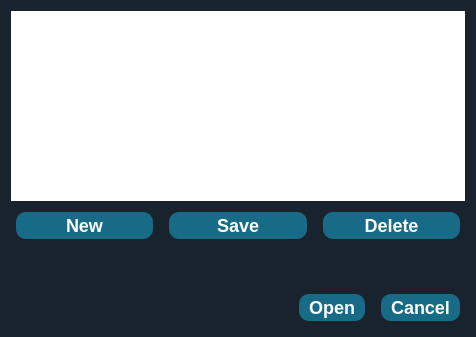
<?xml version="1.0" encoding="UTF-8"?>
<ui version="4.0">
 <class>Dialog</class>
 <widget class="QDialog" name="Dialog">
  <property name="geometry">
   <rect>
    <x>0</x>
    <y>0</y>
    <width>476</width>
    <height>337</height>
   </rect>
  </property>
  <property name="windowTitle">
   <string>Dialog</string>
  </property>
  <property name="styleSheet">
   <string notr="true">QWidget {
  background-color: #19232D;
  border: 0px solid #455364;
  padding: 0px;
  color: white;
  selection-background-color: #346792;
  selection-color: #E0E1E3;
	font-family : Ubuntu;
font-size: 18px;
font-weight: bold;
}

QWidget:disabled {
  background-color: #19232D;
  color: #9DA9B5;
  selection-background-color: #26486B;
  selection-color: #9DA9B5;
}

QWidget::item:selected {
  background-color: #176B87;
}

QWidget::item:hover:!selected {
  background-color: rgba(23, 107, 135,50%);
}

QMainWindow::separator {
  background-color: #455364;
  border: 0px solid #19232D;
  spacing: 0px;
  padding: 2px;
}

QMainWindow::separator:hover {
  background-color: #60798B;
  border: 0px solid #1A72BB;
}

/*-------------------------------------------------------------------------------------------*/

QCheckBox {
  background-color: rgb(0,0,0,0);
  color: white;
  spacing: 4px;
  outline: none;
  padding-top: 2px;

}


/*-------------------------------------------------------------------------------------------*/
QScrollBar:horizontal {
  height: 16px;
  margin: 2px 16px 2px 16px;
  border: 1px solid white;
  border-radius: 4px;
  background-color: rgb(25, 35, 45);
}

QScrollBar::handle:horizontal {
  background-color: #176B87;
  border: 1px solid #C9CDD0;
  border-radius: 4px;
  min-width: 8px;
}

QScrollBar::handle:horizontal:hover {
  background-color: rgba(23, 107, 135,80%);
  border:#4169E1;
  border-radius: 4px;
  min-width: 8px;
}

QScrollBar::handle:horizontal:focus {
  border: 1px solid red;
}
QScrollBar:vertical {
  background-color: rgb(25, 35, 45);
  width: 16px;
  margin: 16px 2px 16px 2px;
  border: 1px solid white;
  border-radius: 4px;
}


QScrollBar::handle:vertical {
  background-color: #176B87;
  border: 1px solid #C9CDD0;
  min-height: 8px;
  border-radius: 4px;
}

QScrollBar::handle:vertical:hover {
  background-color: rgba(23, 107, 135,80%);
  border: #9FCBFF;
  border-radius: 4px;
  min-height: 8px;
}

QScrollBar::handle:vertical:focus {
  border: 1px solid #73C7FF;
}


QScrollBar::add-line:horizontal {
  margin: 0px 0px 0px 0px;
  border-image: url(&quot;qss_icons/light/rc/arrow_right_disabled.png&quot;);
  height: 12px;
  width: 12px;
  subcontrol-position: right;
  subcontrol-origin: margin;
}

QScrollBar::add-line:horizontal:hover, QScrollBar::add-line:horizontal:on {
  border-image: url(&quot;qss_icons/light/rc/arrow_right.png&quot;);
  height: 12px;
  width: 12px;
  subcontrol-position: right;
  subcontrol-origin: margin;
}

QScrollBar::add-line:vertical {
  margin: 3px 0px 3px 0px;
  border-image: url(&quot;qss_icons/light/rc/arrow_down_disabled.png&quot;);
  height: 12px;
  width: 12px;
  subcontrol-position: bottom;
  subcontrol-origin: margin;
}

QScrollBar::add-line:vertical:hover, QScrollBar::add-line:vertical:on {
  border-image: url(&quot;qss_icons/light/rc/arrow_down.png&quot;);
  height: 12px;
  width: 12px;
  subcontrol-position: bottom;
  subcontrol-origin: margin;
}

QScrollBar::sub-line:horizontal {
  margin: 0px 3px 0px 3px;
  border-image: url(&quot;qss_icons/light/rc/arrow_left_disabled.png&quot;);
  height: 12px;
  width: 12px;
  subcontrol-position: left;
  subcontrol-origin: margin;
}

QScrollBar::sub-line:horizontal:hover, QScrollBar::sub-line:horizontal:on {
  border-image: url(&quot;qss_icons/light/rc/arrow_left.png&quot;);
  height: 12px;
  width: 12px;
  subcontrol-position: left;
  subcontrol-origin: margin;
}

QScrollBar::sub-line:vertical {
  margin: 3px 0px 3px 0px;
  border-image: url(&quot;qss_icons/light/rc/arrow_up_disabled.png&quot;);
  height: 12px;
  width: 12px;
  subcontrol-position: top;
  subcontrol-origin: margin;
}

QScrollBar::sub-line:vertical:hover, QScrollBar::sub-line:vertical:on {
  border-image: url(&quot;qss_icons/light/rc/arrow_up.png&quot;);
  height: 12px;
  width: 12px;
  subcontrol-position: top;
  subcontrol-origin: margin;
}

QScrollBar::up-arrow:horizontal, QScrollBar::down-arrow:horizontal {
  background: none;
}

QScrollBar::up-arrow:vertical, QScrollBar::down-arrow:vertical {
  background: none;
}


QScrollBar::add-page:horizontal, QScrollBar::sub-page:horizontal {
  background: none;
}

QScrollBar::add-page:vertical, QScrollBar::sub-page:vertical {
  background: none;
}

/*----------------------------------------------------------------------------------------*/
QPushButton{
 /*border:2px solid #05B8CC;*/
 background-color: #176B87;
padding: 3px 10px;
 color:rgb(255, 255, 255);
 border-radius: 10px;
 font-weight:bold;
  margin: 5px;
}

QPushButton::hover{
 border: 1px solid #176B87;
 background-color: rgba(23, 107, 135,80%)
}
QPushButton:pressed {
 margin:1px 2px;
 font-size: 15px;
}
/*----------------------------------------------------------------------------------------*/
QComboBox{
 border:1px solid #176B87;
border-radius:5px;
background-color: #176B87;
padding: 2px 10px;
color:white;
}



QComboBox:on { /* shift the text when the popup opens */
    padding-top: 3px;
    padding-left: 4px;
}


QComboBox::drop-down {
    subcontrol-origin: padding;
    subcontrol-position: top right;
    width: 22px;

    border-left-width: 1px;
    border-left-color: darkgray;
    border-left-style: solid; /* just a single line */
    border-top-right-radius: 3px; /* same radius as the QComboBox */
    border-bottom-right-radius: 3px;
}

QComboBox::down-arrow {
    image: url(icons/caret-down copy.svg);
}

QComboBox::down-arrow:on { /* shift the arrow when popup is open */
    top: 1px;
    left: 1px;
}
QComboBox QAbstractItemView {
border:none;
    selection-background-color:#176B87;
}
/*---------------------------------------------------------------------------------------*/
QProgressBar{
	border: 1px solid #05B8CC;
	border-radius:5px;
	text-align:center;
	font-size:18px;
}

QProgressBar::chunk{
	background-color: #05B8CC;
	width: 17px;
	margin: 0.5px;
}</string>
  </property>
  <layout class="QGridLayout" name="gridLayout">
   <item row="1" column="1">
    <layout class="QVBoxLayout" name="verticalLayout">
     <item>
      <widget class="QListWidget" name="workspace_list">
       <property name="styleSheet">
        <string notr="true">background-color:white</string>
       </property>
      </widget>
     </item>
     <item>
      <layout class="QHBoxLayout" name="horizontalLayout_2">
       <item>
        <widget class="QPushButton" name="new_btn">
         <property name="text">
          <string>New</string>
         </property>
        </widget>
       </item>
       <item>
        <widget class="QPushButton" name="save_btn">
         <property name="text">
          <string>Save</string>
         </property>
        </widget>
       </item>
       <item>
        <widget class="QPushButton" name="delete_btn">
         <property name="text">
          <string>Delete</string>
         </property>
        </widget>
       </item>
      </layout>
     </item>
     <item>
      <spacer name="verticalSpacer">
       <property name="orientation">
        <enum>Qt::Vertical</enum>
       </property>
       <property name="sizeHint" stdset="0">
        <size>
         <width>20</width>
         <height>40</height>
        </size>
       </property>
      </spacer>
     </item>
     <item>
      <layout class="QHBoxLayout" name="horizontalLayout">
       <item>
        <spacer name="horizontalSpacer">
         <property name="orientation">
          <enum>Qt::Horizontal</enum>
         </property>
         <property name="sizeHint" stdset="0">
          <size>
           <width>40</width>
           <height>20</height>
          </size>
         </property>
        </spacer>
       </item>
       <item>
        <widget class="QDialogButtonBox" name="btn_box">
         <property name="orientation">
          <enum>Qt::Horizontal</enum>
         </property>
         <property name="standardButtons">
          <set>QDialogButtonBox::Cancel|QDialogButtonBox::Open</set>
         </property>
        </widget>
       </item>
      </layout>
     </item>
    </layout>
   </item>
  </layout>
 </widget>
 <resources/>
 <connections>
  <connection>
   <sender>btn_box</sender>
   <signal>accepted()</signal>
   <receiver>Dialog</receiver>
   <slot>accept()</slot>
   <hints>
    <hint type="sourcelabel">
     <x>248</x>
     <y>254</y>
    </hint>
    <hint type="destinationlabel">
     <x>157</x>
     <y>274</y>
    </hint>
   </hints>
  </connection>
  <connection>
   <sender>btn_box</sender>
   <signal>rejected()</signal>
   <receiver>Dialog</receiver>
   <slot>reject()</slot>
   <hints>
    <hint type="sourcelabel">
     <x>316</x>
     <y>260</y>
    </hint>
    <hint type="destinationlabel">
     <x>286</x>
     <y>274</y>
    </hint>
   </hints>
  </connection>
 </connections>
</ui>
